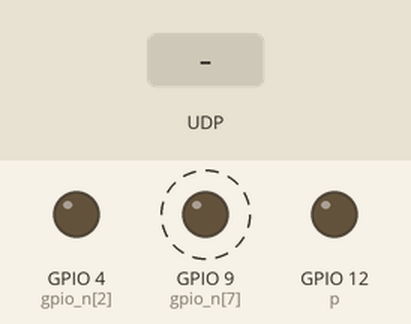
Recording of a program running on a simulated Raspberry Pi (BCM pin numbers). On the bench: output pins drawn as LEDs (lit = HIGH). Dashed ring = blinking. The test bench sets the inputs (shaded band).

Above: at 1.25 s.
1.3 s: UDP packet "1" arrives
At 1.5 s:
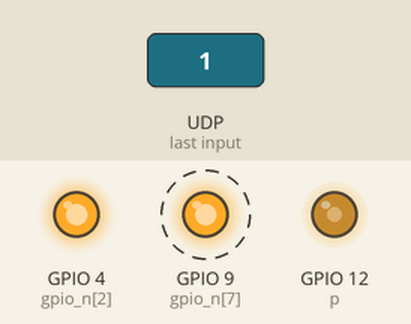
4.3 s: UDP packet "0" arrives
At 4.45 s:
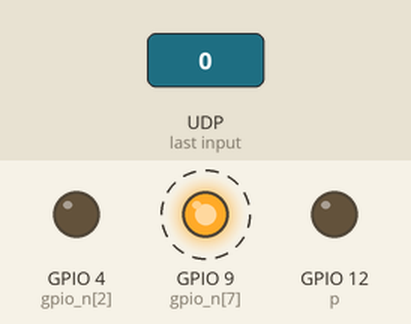
Timing chart, 0 to 13.3 s (numbered marks = the images above; inputs shaded):
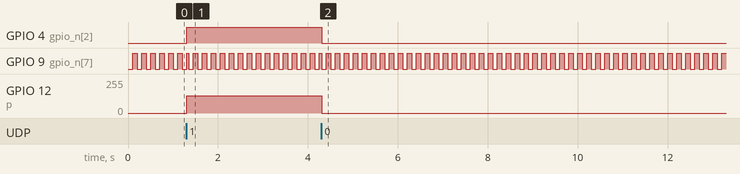

Measured:
- after the input at 1.3 s, GPIO 4 (gpio_n[2]): LOW → HIGH at once; GPIO 12 (p): 0/255 → 128/255 at once
- after the input at 4.3 s, GPIO 4 (gpio_n[2]): HIGH → LOW at once; GPIO 12 (p): 128/255 → 0/255 at once
- by itself, GPIO 9 (gpio_n[7]): alternates HIGH for 0.10 s and LOW for 0.10 s

The program:

gpiosend2.py
```python
from socket import *
import RPi.GPIO as GPIO
import pygame.mixer
import time
import sys
import select


gpio_n     = (2,3,4,17,27,  22,10,9,11,5,  6,13,19,26,18,  23,24,25,8,7,  12,16,20,21)
host = '192.168.100.100'
port = 11121
addr = (host,port)
UDP_IP = "127.0.0.1"
UDP_PORT = 11120


in_socket = socket(AF_INET,SOCK_DGRAM)
in_socket.bind(("", UDP_PORT))

out_socket = socket(AF_INET,SOCK_DGRAM)


GPIO.setmode(GPIO.BCM)


#for n in range(0, 23):
#    GPIO.setup(gpio_n[n], GPIO.IN, pull_up_down=GPIO.PUD_UP)

GPIO.setup(gpio_n[0], GPIO.IN, pull_up_down=GPIO.PUD_OFF)
GPIO.setup(gpio_n[1], GPIO.IN, pull_up_down=GPIO.PUD_OFF)
GPIO.setup(gpio_n[2], GPIO.OUT)
GPIO.setup(gpio_n[3], GPIO.IN, pull_up_down=GPIO.PUD_UP)
GPIO.setup(gpio_n[4], GPIO.IN, pull_up_down=GPIO.PUD_UP)
GPIO.setup(gpio_n[5], GPIO.IN, pull_up_down=GPIO.PUD_UP)
GPIO.setup(gpio_n[6], GPIO.IN, pull_up_down=GPIO.PUD_UP)
GPIO.setup(gpio_n[7], GPIO.OUT)
GPIO.setup(gpio_n[8], GPIO.IN, pull_up_down=GPIO.PUD_UP)
GPIO.setup(gpio_n[9], GPIO.IN, pull_up_down=GPIO.PUD_UP)
GPIO.setup(gpio_n[10], GPIO.IN, pull_up_down=GPIO.PUD_UP)
GPIO.setup(gpio_n[11], GPIO.IN, pull_up_down=GPIO.PUD_UP)
GPIO.setup(gpio_n[12], GPIO.IN, pull_up_down=GPIO.PUD_UP)
GPIO.setup(gpio_n[13], GPIO.IN, pull_up_down=GPIO.PUD_UP)
GPIO.setup(gpio_n[14], GPIO.IN, pull_up_down=GPIO.PUD_UP)
GPIO.setup(gpio_n[15], GPIO.IN, pull_up_down=GPIO.PUD_UP)
GPIO.setup(gpio_n[16], GPIO.IN, pull_up_down=GPIO.PUD_UP)
GPIO.setup(gpio_n[17], GPIO.IN, pull_up_down=GPIO.PUD_UP)
GPIO.setup(gpio_n[18], GPIO.IN, pull_up_down=GPIO.PUD_UP)
GPIO.setup(gpio_n[19], GPIO.IN, pull_up_down=GPIO.PUD_UP)
#GPIO.setup(gpio_n[20], GPIO.IN, pull_up_down=GPIO.PUD_UP)
GPIO.setup(12, GPIO.OUT)
GPIO.setup(gpio_n[21], GPIO.IN, pull_up_down=GPIO.PUD_UP)
GPIO.setup(gpio_n[22], GPIO.IN, pull_up_down=GPIO.PUD_UP)

#in_socket.setblocking(0);

#pygame.mixer.init(44000,-16,1,1024)
#audio1 = pygame.mixer.Sound("match1.wav")
#audio2 = pygame.mixer.Sound("match2.wav")
#channel1 = pygame.mixer.Channel(1)
#channel2 = pygame.mixer.Channel(2)

p = GPIO.PWM(12,2500)  #GPIO12
input_state = 0
ictn=0
time_piu=0
if 0==1:
    input_state |= GPIO.input(gpio_n[0])<<gpio_n[0];
    input_state |= GPIO.input(gpio_n[1])<<gpio_n[1];
    input_state |= GPIO.input(gpio_n[2])<<gpio_n[2];
#    input_state |= GPIO.input(gpio_n[3])<<gpio_n[3];  (17)
    input_state |= GPIO.input(gpio_n[4])<<gpio_n[4];
    input_state |= GPIO.input(gpio_n[5])<<gpio_n[5];
    input_state |= GPIO.input(gpio_n[6])<<gpio_n[6];
#    input_state |= GPIO.input(gpio_n[7])<<gpio_n[7];  (9)
    input_state |= GPIO.input(gpio_n[8])<<gpio_n[8];
    input_state |= GPIO.input(gpio_n[9])<<gpio_n[9];
    input_state |= GPIO.input(gpio_n[10])<<gpio_n[10];
#    input_state |= GPIO.input(gpio_n[11])<<gpio_n[11]; (13)
    input_state |= GPIO.input(gpio_n[12])<<gpio_n[12];
    input_state |= GPIO.input(gpio_n[13])<<gpio_n[13];
    input_state |= GPIO.input(gpio_n[14])<<gpio_n[14];
    input_state |= GPIO.input(gpio_n[15])<<gpio_n[15];
    input_state |= GPIO.input(gpio_n[16])<<gpio_n[16];
    input_state |= GPIO.input(gpio_n[17])<<gpio_n[17];
    input_state |= GPIO.input(gpio_n[18])<<gpio_n[18];
    input_state |= GPIO.input(gpio_n[19])<<gpio_n[19];
#    input_state |= GPIO.input(gpio_n[20])<<gpio_n[20]; (12)
#    input_state |= GPIO.input(gpio_n[21])<<gpio_n[21]; (16)
    input_state |= GPIO.input(gpio_n[22])<<gpio_n[22];

while True:
    input_state &= 0x00000000
    input_state |= 0x80000000
#    for i in range(0, 23):
#        input_state |= GPIO.input(gpio_n[i])<<gpio_n[i];


    if (ictn&2) == 0:
        input_state |= 0<<9;
    else:
        input_state |= 1<<9;


#    if (ictn&2) == 0:
#        input_state &= 0x00038000^0xFFFFFFFF
#        input_state |= GPIO.input(24)<<16;
#        input_state |= GPIO.input(25)<<17;
#    else:
#        input_state &= 0x00007000^0xFFFFFFFF
#        input_state |= 1<<9;
#        input_state |= GPIO.input(24)<<13;
#        input_state |= GPIO.input(25)<<14;

    in_socket.settimeout(0.03)
    try:
        data,sz = in_socket.recvfrom(1024)
        if data[0] == 0x30:
            p.stop()
#            out_socket.sendto(data,addr)
        if data[0] == 0x31:
            p.ChangeFrequency(2500.0)
            p.start(50.0)
            GPIO.output(4, GPIO.HIGH)
#            channel1.play(audio1)
        else:
            GPIO.output(4, GPIO.LOW)
        if data[0] == 0x32:
            p.ChangeFrequency(33.0)
            p.start(5.0)
#            channel1.play(audio2)
        if data[0] == 0x33:
            p.ChangeFrequency(500.0)
            p.start(5.0)
            time_piu=0.01;


    except:
        time.sleep(0.02)


#    GPIO.output(12, GPIO.LOW)

#    GPIO.output(12, GPIO.HIGH)
    while (time_piu>=0.01 and time_piu<=1):
        time.sleep(0.001)
        time_piu+=0.001
        if (time_piu<=0.2):
            p.ChangeFrequency(500.0+400.0*time_piu/0.2)
        else:
            if (time_piu<=0.6):
                p.ChangeFrequency(500.0+400.0+100*(time_piu-0.2)/0.8)
#               p.ChangeFrequency(random.uniform(300,3000))

    if (time_piu>=1):
        time_piu=0
        p.stop()


    bdata = input_state.to_bytes(4,byteorder='little')
    ictn=ictn+1
    if (ictn&1) == 0:
        try:
            out_socket.sendto(bdata,addr)
        except:
            time.sleep(0.02)
    if (ictn&2) == 0:
        GPIO.output(9, GPIO.LOW)
    else:
        GPIO.output(9, GPIO.HIGH)
```
